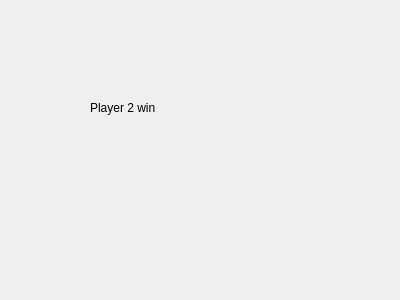
<?xml version="1.0" encoding="UTF-8"?>
<ui version="4.0">
 <class>Player2win</class>
 <widget class="QWidget" name="Player2win">
  <property name="geometry">
   <rect>
    <x>0</x>
    <y>0</y>
    <width>400</width>
    <height>300</height>
   </rect>
  </property>
  <property name="windowTitle">
   <string>Form</string>
  </property>
  <widget class="QLabel" name="label">
   <property name="geometry">
    <rect>
     <x>90</x>
     <y>100</y>
     <width>91</width>
     <height>16</height>
    </rect>
   </property>
   <property name="text">
    <string>Player 2 win</string>
   </property>
  </widget>
 </widget>
 <resources/>
 <connections/>
</ui>
